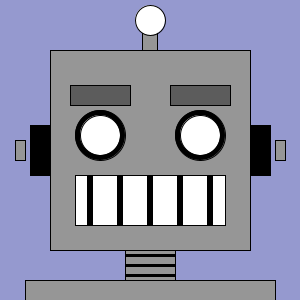
Frame 1 (no input)
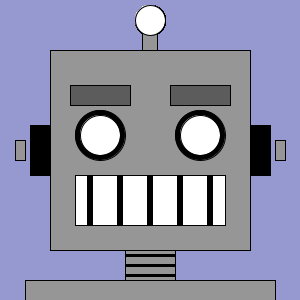
Frame 60 (the mouse pressed at the canvas centre just before this capture)
Frame 120 (the mouse held since frame 60 and released just before this capture): identical to frame 60, image omitted

The Processing sketch that drew these frames (run headless with seeded random() and noise(); from frame 60 on, the mouse is pressed at the canvas centre):

// Processing sketch: processing_142916
// ── processing_142916.pde

//CJ Jarmuth

//declare global variables
float eyeRed = 255; 
float eyeGreen = 255;
float eyeBlue = 255;
float eyeOuter = 50;
float eyeInner = 40;
float browMove = -55;
float mouHeight = 50;
float mouLines = 5;
float mouRed = 255;
float mouGreen = 255;
float mouBlue = 255;
float antRed = 255;
float antGreen = 255;
float antBlue = 255;
float antSize = 30;
float antWidth = 15;
float earHeight = 50;
float earWidth = 20;
float earHeighttwo = 20;
float earWidthtwo = 10; 
boolean clicked = false;

//runs once
void setup(){
  size(300,300);
  background(149,153,207);

}

void keyPressed(){
  background(149,153,207);
  clicked =! clicked;
  eyeRed = random(0,255);
  eyeGreen = random(0,255);
  eyeBlue = random(0,255);
  mouHeight = random(15,50);
  mouRed = random(0,255);
  mouGreen = random(0,255);
  mouBlue = random(0,255);
  browMove = random(-75,-30);
  antRed = random(0,255);
  antGreen = random(0,255);
  antBlue = random(0,255);
  antSize = random(10,50);
  eyeOuter = random(5,50);
  antWidth = antSize/2;
  eyeInner = eyeOuter/1.25;
  earHeight = random(10,70);
  earWidth = random(10,20);
  earHeighttwo = random(5,30);
  earWidthtwo = random(5,20);
}

//runs forever
void draw(){
  
   
  translate(150,150);
  rectMode(CENTER);
  fill(150,150,150);
  rect(0,0,200,200);
  
  //ears
  rectMode(CENTER);
  fill(150);
  rect(-130,0,earWidthtwo,earHeighttwo);
  
    rectMode(CENTER);
  fill(150);
  rect(130,0,earWidthtwo,earHeighttwo);
  
  rectMode(CENTER);
  fill(0);
  rect(110,0,earWidth,earHeight);
  
  rectMode(CENTER);
  fill(0);
  rect(-110,0,earWidth,earHeight);
  
  //mouth
  rectMode(CENTER);
  fill(mouRed,mouGreen,mouBlue);
  rect(0,50,150,mouHeight);
  
  rectMode(CENTER);
  fill(0);
  rect(60,50,5,mouHeight);
  
  rectMode(CENTER);
  fill(0);
  rect(30,50,5,mouHeight);
  
  rectMode(CENTER);
  fill(0);
  rect(0,50,5,mouHeight);
  
  rectMode(CENTER);
  fill(0);
  rect(-30,50,5,mouHeight);
  
  rectMode(CENTER);
  fill(0);
  rect(-60,50,5,mouHeight);
  
  //eyes...kinda
  fill(0,0,0);
  ellipse(50,-15,eyeOuter,eyeOuter);
  
  fill(eyeRed,eyeGreen,eyeBlue);
  ellipse(50,-15,eyeInner,eyeInner);
  
  fill(0,0,0);
  ellipse(-50,-15,eyeOuter,eyeOuter);
  
  fill(eyeRed,eyeGreen,eyeBlue);
  ellipse(-50,-15,eyeInner,eyeInner);
  
  //antenna
  rectMode(CENTER);
  fill(150,150,150);
  rect(0,-115,antWidth,30);
  
  fill(antRed,antGreen,antBlue);
  ellipse(0,-130,antSize,antSize);
  
  //eyebrows
  rectMode(CENTER);
  fill(92);
  rect(50,browMove,60,20);
  
 
  rectMode(CENTER);
  fill(92);
  rect(-50,browMove,60,20);
  
  //neck
  rectMode(CENTER);
  fill(150,150,150);
  rect(0,115,50,30);
  
  rectMode(CENTER);
  fill(150,150,150);
  rect(0,153,250,45);
  
  rectMode(CENTER);
  fill(0);
  rect(0,105,50,2);
  
  rectMode(CENTER);
  fill(0);
  rect(0,115,50,2);
  
  rectMode(CENTER);
  fill(0);
  rect(0,125,50,2);
}
